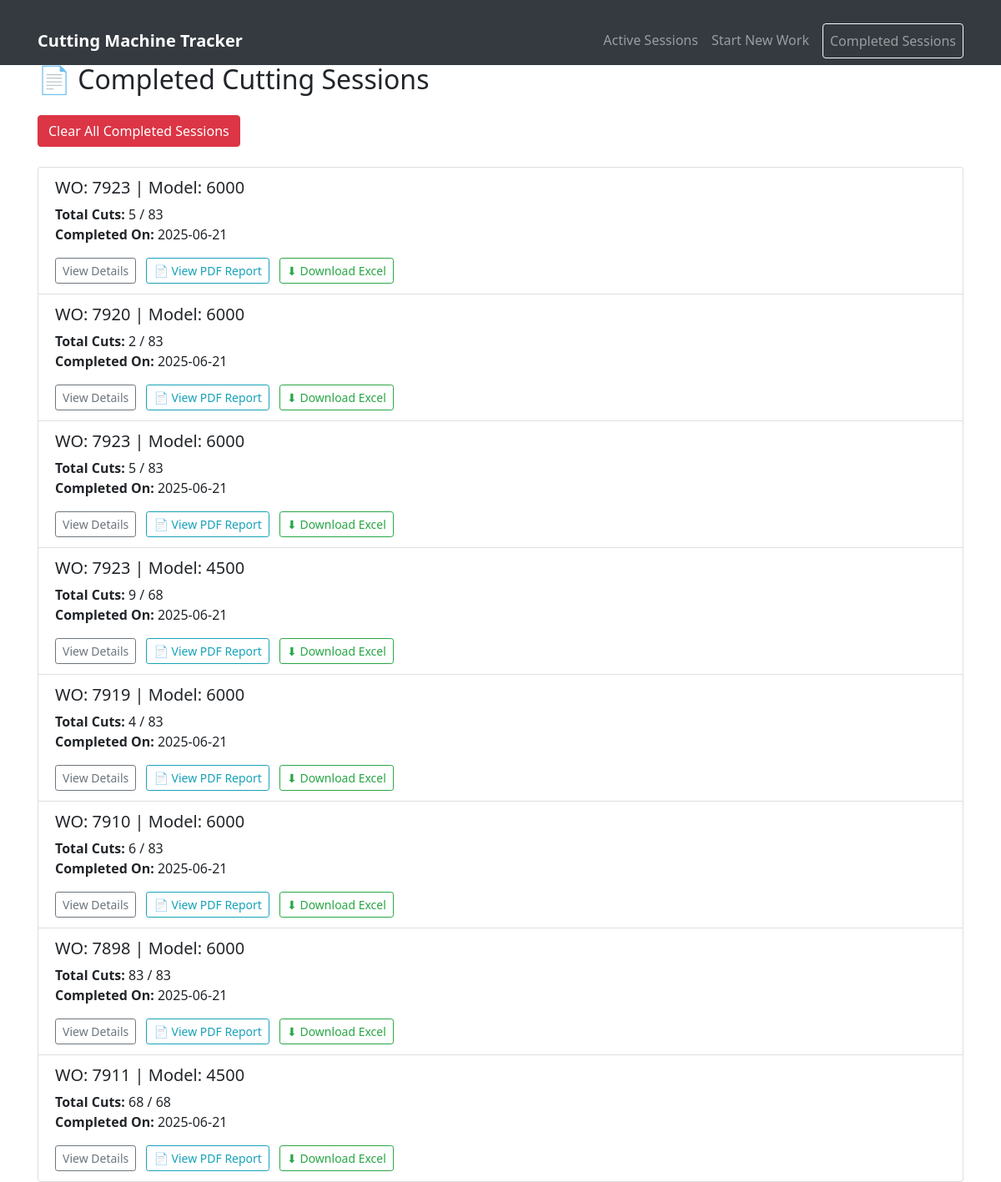
The page /completed_sessions on the database its author committed.
### models.py (models this page shows, shortened)
class CuttingSession(db.Model):
    __tablename__ = 'cutting_session'
    id = db.Column(db.Integer, primary_key=True)
    work_order_code = db.Column(db.String(100), nullable=False)
    model_no = db.Column(db.String(100), nullable=False)
    total_cuts_planned = db.Column(db.Integer, default=68)
    cuts_planned_step1 = db.Column(db.Integer, default=34)
    cuts_planned_step2 = db.Column(db.Integer, default=34)
    current_step = db.Column(db.Integer, default=1)
    cuts_completed_in_current_step = db.Column(db.Integer, default=0)
    total_cuts_completed_for_session = db.Column(db.Integer, default=0)
    active_paper_lot_number = db.Column(db.String(100), nullable=True)
    status = db.Column(db.String(50), default='Ongoing')  # e.g., Ongoing, Paused, Completed
    created_at = db.Column(db.DateTime, default=datetime.utcnow)
    updated_at = db.Column(db.DateTime, default=datetime.utcnow, onupdate=datetime.utcnow)
    lot_usages = db.relationship('PaperLotUsageLog', backref='cutting_session', lazy=True, cascade="all, delete-orphan")

### app.py (the view)
@app.route('/completed_sessions')
def completed_sessions():
    completed_sessions = CuttingSession.query.filter_by(status='Completed').order_by(
        CuttingSession.updated_at.desc()).all()
    return render_template('completed_sessions.html', sessions=completed_sessions)

### templates/completed_sessions.html (shortened to what this page needs)
{% extends "base.html" %}
{% block content %}
<h2 class="mb-4">📄 Completed Cutting Sessions</h2>
<form action="{{ url_for('clear_completed_sessions') }}" method="POST" class="mb-4" onsubmit="return confirm('Are you sure you want to delete ALL completed sessions and their associated data? This action cannot be undone.');">
    <button type="submit" class="btn btn-danger">Clear All Completed Sessions</button>
</form>
{% if sessions %}
    <ul class="list-group">
        {% for session in sessions %}
        <li class="list-group-item">
            <h5>WO: {{ session.work_order_code }} | Model: {{ session.model_no }}</h5>
            <p>
                <strong>Total Cuts:</strong> {{ session.total_cuts_completed_for_session }} /
                {{ session.total_cuts_planned }}<br>
                <strong>Completed On:</strong> {{ session.updated_at.strftime('%Y-%m-%d') }}
            </p>
            <a href="{{ url_for('work_interface', session_id=session.id) }}" class="btn btn-sm btn-outline-secondary">View Details</a>
            <a href="{{ url_for('static', filename='reports/report_session_' ~ session.id ~ '.pdf') }}"
               class="btn btn-sm btn-outline-info ml-2"
               target="_blank">📄 View PDF Report</a>
            <a href="{{ url_for('download_csv', session_id=session.id) }}"
               class="btn btn-sm btn-outline-success ml-2">⬇ Download Excel</a>
        </li>
        {% endfor %}
    </ul>
{% else %}
    <div class="alert alert-info">No completed sessions found.</div>
{% endif %}
{% endblock %}

### templates/base.html (shortened to what this page needs)
<!DOCTYPE html>
<html lang="en">
<head>
    <link rel="stylesheet" href="https://stackpath.bootstrapcdn.com/bootstrap/4.5.2/css/bootstrap.min.css">
    <link rel="stylesheet" href="{{ url_for('static', filename='css/style.css') }}">
</head>
<body>
    <nav class="navbar navbar-expand-lg navbar-dark bg-dark fixed-top">
    <div class="container">
        <a class="navbar-brand" href="{{ url_for('index') }}">Cutting Machine Tracker</a>
        <div class="collapse navbar-collapse" id="navbarNav">
            <ul class="navbar-nav ml-auto">
                <li class="nav-item">
                    <a class="nav-link" href="{{ url_for('index') }}">Active Sessions</a>
                </li>
                <li class="nav-item">
                    <a class="nav-link" href="{{ url_for('start_work_form') }}">Start New Work</a>
                </li>
                <li class="nav-item">
                    <a class="nav-link btn btn-outline-light ml-2" href="{{ url_for('completed_sessions') }}">Completed Sessions</a>
                </li>
            </ul>
        </div>
    </div>
</nav>
    <div class="container">
        {% block content %}{% endblock %}
    </div>
</body>
</html>

### static/css/style.css (style rules this page uses)
body { font-family: 'Segoe UI', Tahoma, Geneva, Verdana, sans-serif; padding-top: 70px; }
.navbar-brand { font-weight: bold; }

### templates/base.html (style rules this page uses)
body { padding-top: 56px; }
.navbar { min-height: 56px; }
.container { margin-top: 20px; }

### rows shown on the page
CuttingSession: work_order_code "7923", model_no "6000", total_cuts_completed_for_session "5", total_cuts_planned "83", updated_at "2025-06-21"
CuttingSession: work_order_code "7920", model_no "6000", total_cuts_completed_for_session "2", total_cuts_planned "83", updated_at "2025-06-21"
CuttingSession: work_order_code "7923", model_no "6000", total_cuts_completed_for_session "5", total_cuts_planned "83", updated_at "2025-06-21"
CuttingSession: work_order_code "7923", model_no "4500", total_cuts_completed_for_session "9", total_cuts_planned "68", updated_at "2025-06-21"
CuttingSession: work_order_code "7919", model_no "6000", total_cuts_completed_for_session "4", total_cuts_planned "83", updated_at "2025-06-21"
CuttingSession: work_order_code "7910", model_no "6000", total_cuts_completed_for_session "6", total_cuts_planned "83", updated_at "2025-06-21"
CuttingSession: work_order_code "7898", model_no "6000", total_cuts_completed_for_session "83", total_cuts_planned "83", updated_at "2025-06-21"
CuttingSession: work_order_code "7911", model_no "4500", total_cuts_completed_for_session "68", total_cuts_planned "68", updated_at "2025-06-21"
